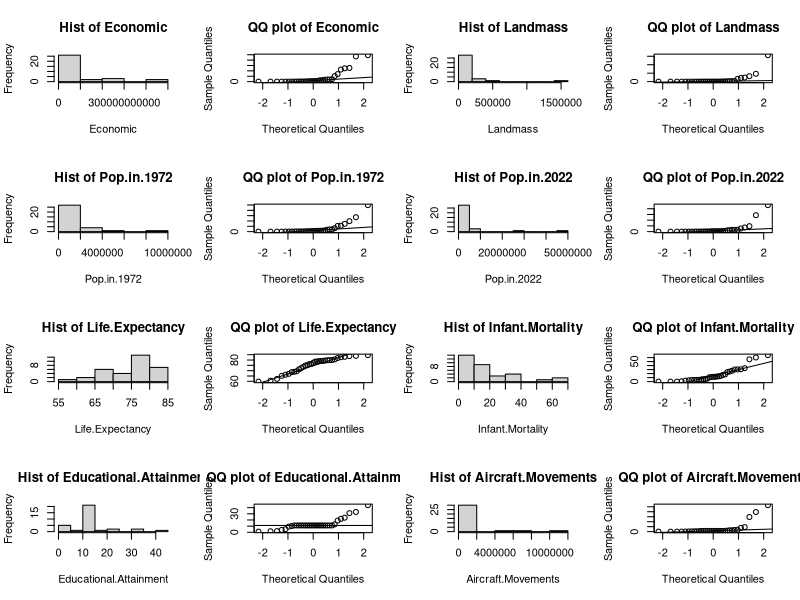
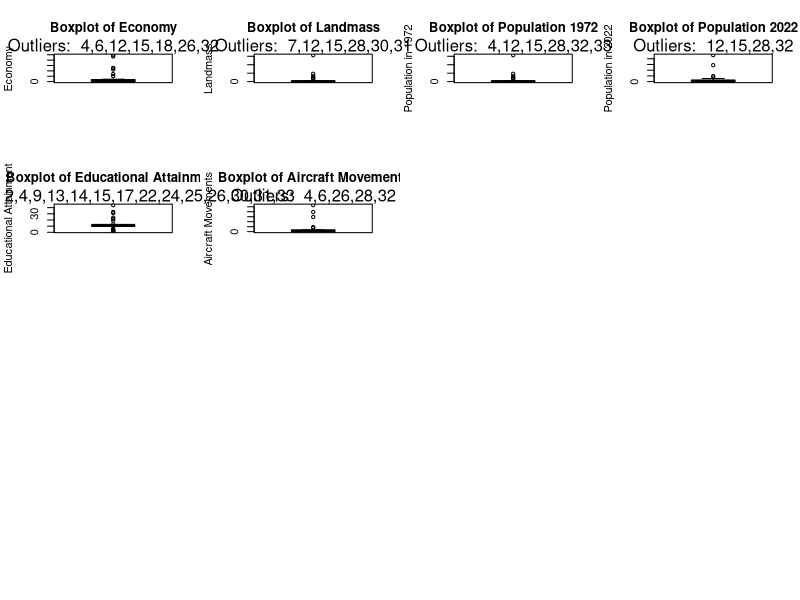
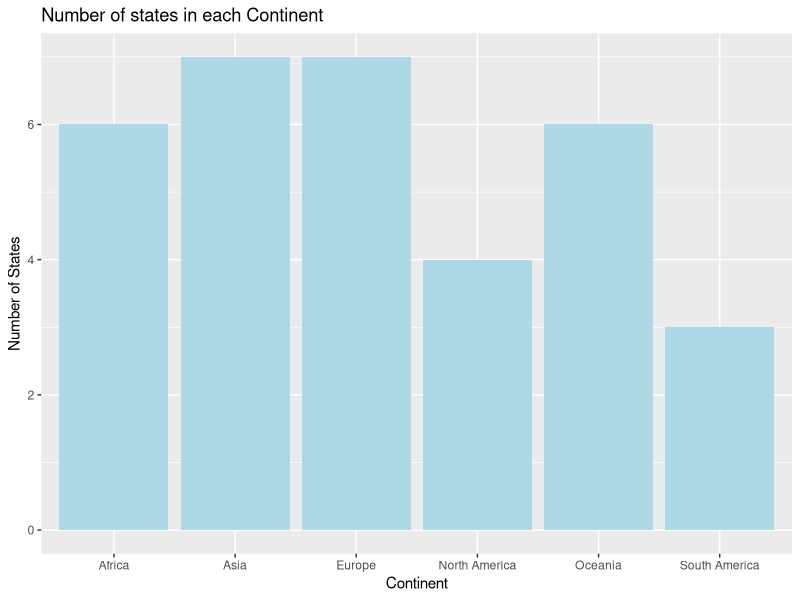
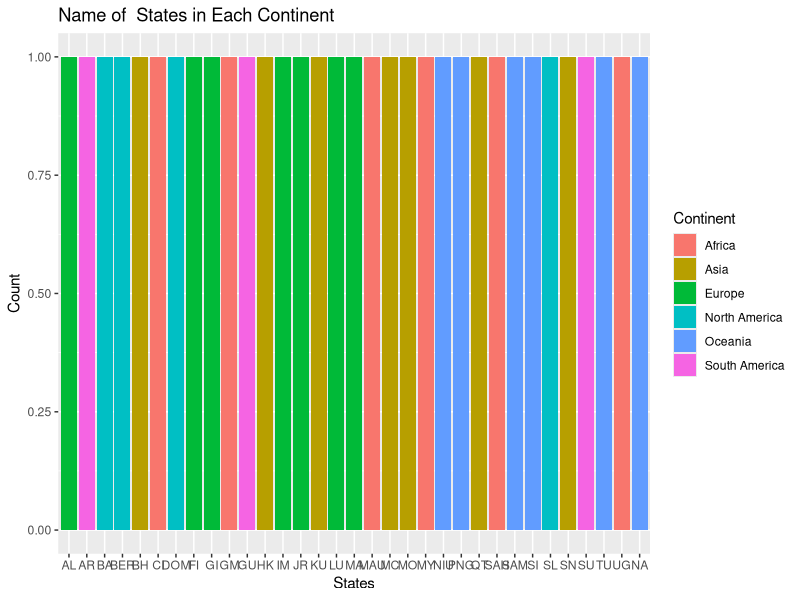
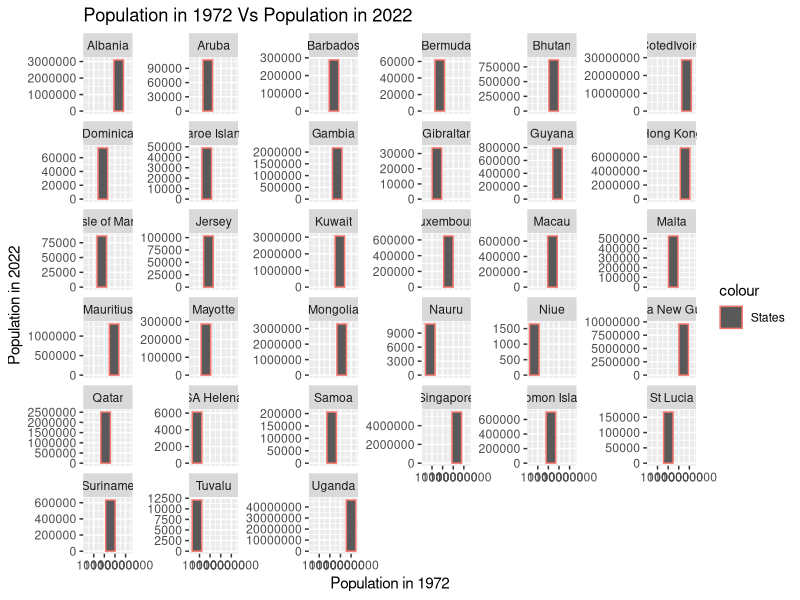
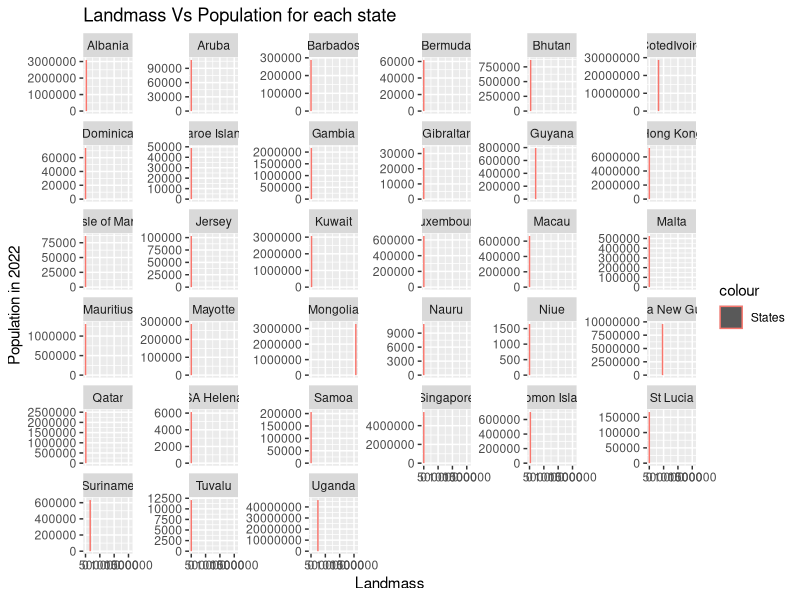
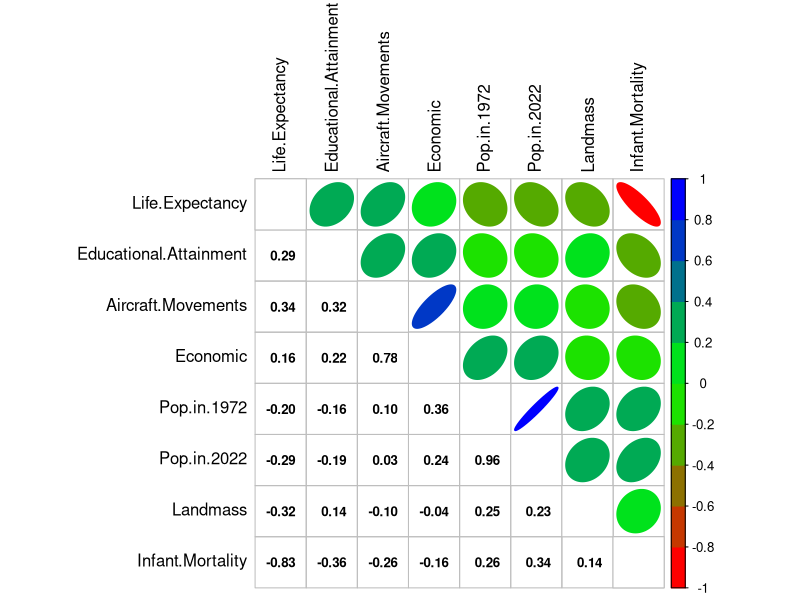
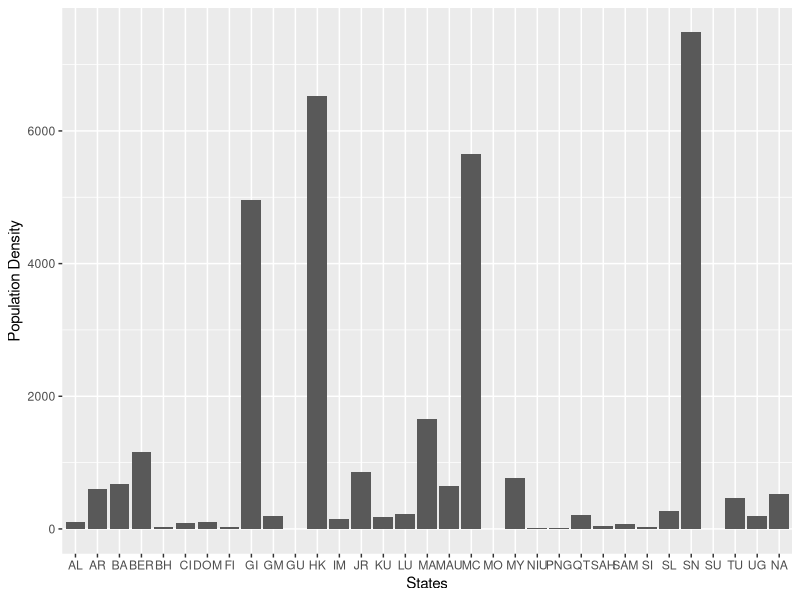

These figures' R source, in order:
dev.off()
setwd("C:/Users/True Gamer/OneDrive/Desktop/MyProject")
options(scipen = 999)
library(ggplot2)
library(corrplot)
library(ellipse)
data <- read.csv("clean_missing_aviation.csv")
names(data)
data$Educational.Attainment <- as.numeric(data$Educational.Attainment)
data$Aircraft.Movements <- as.numeric(data$Aircraft.Movements)
data$Economic <- as.numeric(data$Economic)
data$Official.Language <- as.character(data$Official.Language)
data$Pop.in.1972 <- as.numeric(data$Pop.in.1972)
data$Pop.in.2022 <- as.numeric(data$Pop.in.2022)
data$Continent <- as.factor(data$Continent)

summary(data)
for(i in 3:10){
  data[is.na(data[,i]),i] <- median(data[,i],na.rm=TRUE)
}

str(data)

col <- colnames(data)[3:10]
str(col)

par(mfrow = c(4,4))
for (i in 1:length(col)){
  sub_data = data[col[i]][,1]
  hist(sub_data, main = paste("Hist of",col[i], sep = " "),xlab = col[i])
  qqnorm(sub_data, main = paste("QQ plot of", col[i], sep = " "))
  qqline(sub_data)

}

#checking for outliers#
out <- boxplot.stats(data$Economic)$out
out_ind_eco <- which(data$Economic %in% c(out))
data[out_ind_eco,]
boxplot(data$Economic, ylab="Economy",main="Boxplot of Economy") 
mtext(paste("Outliers: ", paste(out_ind_eco, collapse = ",")))

out <- boxplot.stats(data$Landmass)$out
out_ind_land <- which(data$Landmass %in% c(out))
data[out_ind_land,]
boxplot(data$Landmass, ylab="Landmass",main="Boxplot of Landmass") 
mtext(paste("Outliers: ", paste(out_ind_land, collapse = ",")))

out <- boxplot.stats(data$Pop.in.1972)$out
out_ind_pop1972 <- which(data$Pop.in.1972 %in% c(out))
data[out_ind_pop1972,]
boxplot(data$Landmass, ylab="Population in 1972",main="Boxplot of Population 1972") 
mtext(paste("Outliers: ", paste(out_ind_pop1972, collapse = ",")))

out <- boxplot.stats(data$Pop.in.2022)$out
out_ind_pop2022 <- which(data$Pop.in.2022 %in% c(out))
data[out_ind_pop2022,]
boxplot(data$Pop.in.2022, ylab="Population in 2022",main="Boxplot of Population 2022") 
mtext(paste("Outliers: ", paste(out_ind_pop2022, collapse = ",")))

out <- boxplot.stats(data$Educational.Attainment)$out
out_ind_edu <- which(data$Educational.Attainment %in% c(out))
out_ind_edu
data[out_ind_edu,]
boxplot(data$Educational.Attainment, ylab="Educational Attainment",main="Boxplot of Educational Attainment") 
mtext(paste("Outliers: ", paste(out_ind_edu, collapse = ",")))

out <- boxplot.stats(data$Aircraft.Movements)$out
out_ind_air <- which(data$Aircraft.Movements %in% c(out))
out_ind_air
data[out_ind_air,]
boxplot(data$Aircraft.Movements, ylab="Aircraft Movements",main="Boxplot of Aircraft Movements") 
mtext(paste("Outliers: ", paste(out_ind_air, collapse = ",")))

#End of checking Outliers#

#Start of data visualization
number_continent <- ggplot(data, aes(x = Continent)) + geom_bar(fill = "lightblue") + ggtitle("Number of states in each Continent") + xlab("Continent") + ylab("Number of States")
number_continent

state_in_continent <- ggplot(data,aes(x=State.Abbreviations)) + geom_bar(aes(fill=Continent)) + ggtitle("Name of  States in Each Continent") + xlab("States") + ylab("Count")
state_in_continent

pop_state <- ggplot(data, aes(x=Pop.in.1972,y=Pop.in.2022)) + geom_col(aes(color="States"),position= "dodge")  + ggtitle("Population in 1972 Vs Population in 2022") + xlab("Population in 1972") + ylab("Population in 2022") + facet_wrap(.~States,scales="free_y",nrow=6) + scale_x_log10()
pop_state

land_state <- ggplot(data, aes(x=Landmass,y=Pop.in.2022)) + geom_col(aes(color="States"),position= "dodge")  + ggtitle("Landmass Vs Population for each state") + xlab("Landmass") + ylab("Population in 2022") + facet_wrap(.~States,scales="free_y",nrow=6)
land_state
dev.off()

num_col <- data[, 3:10]
corMatrix <- cor(as.matrix(num_col))
col <- colorRampPalette(c("red","green","blue"))
corrplot.mixed(corMatrix,order="AOE",tl.pos = "lt", lower="number",lower.col="black", upper="ellipse",upper.col=col(10),number.cex=0.8,tl.col="black")

model <- aov(data$Landmass ~ data$Pop.in.2022, data)
summary(model)

data$pop.density <- data$Pop.in.2022/data$Landmass

ggplot(data,aes(x=State.Abbreviations,y=pop.density)) + geom_col() + xlab("States") + ylab("Population Density")

model1 <- aov(data$pop.density ~ data$State.Abbreviations, data)
summary(model1)

data[,c("States","Life.Expectancy","Infant.Mortality")]

ggplot(data, aes(x=Continent, y=Life.Expectancy,fill=Continent)) + geom_violin(trim=FALSE) + geom_boxplot(width=0.1)

sub_data <- subset(data,Continent == "Africa" | Continent=="Asia"|Continent=="Oceania", select=c(State.Abbreviations, Life.Expectancy,Infant.Mortality, Continent))

sub_data$Continent <- as.factor(sub_data$Continent)
str(sub_data)

ggplot(sub_data,aes(x=State.Abbreviations,y=Life.Expectancy)) + geom_point(aes(color=Continent,size=8))

model2 <- aov(data$Life.Expectancy ~ data$Continent, data)
summary(model2)

model3 <- aov(sub_data$Life.Expectancy ~ sub_data$Continent, sub_data)
summary(model3)

model4 <- aov(data$Infant.Mortality ~ data$Continent, data)
summary(model4)

ggplot(data, aes(x=Continent, y=Infant.Mortality,fill=Continent)) + geom_violin(trim=FALSE) + geom_boxplot(width=0.1)

ggplot(sub_data,aes(x=State.Abbreviations,y=Infant.Mortality)) + geom_point(aes(color=Continent,size=8))

life_edu <- ggplot(data, aes(x=Life.Expectancy,y=Educational.Attainment)) + geom_point()  + ggtitle("Life Expectancy vs Educational Attainment for each State") + xlab("life Expectancy") + ylab("Educational Attainment") + facet_wrap(.~States,scales="free_y",nrow=6)
life_edu

model31 <- aov(data$Life.Expectancy ~ data$Educational.Attainment, data)
summary(model31)

ggplot(data,aes(x=Infant.Mortality,y=Life.Expectancy)) + geom_point(aes(size=Educational.Attainment,color=Continent))

edu_pop <- ggplot(data, aes(x=pop.density,y=Educational.Attainment,color=Continent)) + geom_point()  + ggtitle("Educational attainment per population area in each state and continent") + xlab("Population Density") + ylab("Educational Attainment") + facet_wrap(.~States,scales="free_y",nrow=6)
edu_pop

edu_eco <- ggplot(data, aes(x=Educational.Attainment,y=Economic,color=Continent)) + geom_point()  + ggtitle("Relationship between educational attainment and economy") + xlab("Educational Attainment(>25) that have minimum bacchelors") + ylab("Economy") + facet_wrap(.~States,scales="free_y",nrow=6)
edu_eco

edu_air <- ggplot(data, aes(x=Educational.Attainment,y=Aircraft.Movements,color=Continent)) + geom_point()  + ggtitle("Relationship between educational attainment and aricraft movements") + xlab("Educational Attainment(>25) that have minimum bacchelors") + ylab("Aircraft Movements") + facet_wrap(.~States,scales="free_y",nrow=6)
edu_air

edu_pop_area <- ggplot(data, aes(x=Educational.Attainment,y=pop.density,color=Continent)) + geom_point()  + ggtitle("Relationship between educational attainment per population area") + xlab("Educational Attainment(>25) that have minimum bacchelors") + ylab("Population per area") + facet_wrap(.~States,scales="free_y",nrow=6)
edu_pop_area

air_state <- ggplot(data,aes(x=State.Abbreviations,y=Aircraft.Movements)) + geom_col(fill="lightblue") + ggtitle("Aircraft Movements per state") + xlab("State Abbreviations") + ylab("Aircraft Movements")
air_state

air_state_con <- ggplot(data,aes(x=State.Abbreviations,y=Aircraft.Movements,fill=Continent)) + geom_col() + ggtitle("Aircraft Movements per state") + xlab("State Abbreviations") + ylab("Aircraft Movements")
air_state_con

ggplot(data, aes(x=Continent, y=Aircraft.Movements,fill=Continent)) + geom_violin(trim=FALSE) + geom_boxplot(width=0.1)

model4 <- aov(data$Aircraft.Movements ~ data$Continent, data)
summary(model4)

ggplot(data,aes(x=State.Abbreviations,y=Aircraft.Movements)) + geom_point(aes(size=pop.density)) + ggtitle("Aircraft movements per population area per state") + xlab("States") + ylab("Aircraft Movements")
ggplot(data,aes(x=State.Abbreviations,y=Economic)) + geom_col(aes(fill=Continent)) + ggtitle("Economy per state") + xlab("States") + ylab("Economy")

sub_state <- subset(data,State.Abbreviations=="BER"|State.Abbreviations=="FI"|State.Abbreviations=="IM"|State.Abbreviations=="NIU"|State.Abbreviations=="SAH"|State.Abbreviations=="TU",select=c(State.Abbreviations,Economic,Continent))
sub_state

sub_state_con <- ggplot(sub_state,aes(x=State.Abbreviations,y=Economic)) + geom_col(aes(fill=Continent)) + ggtitle("States that have the least economy") + xlab("States") + ylab("Economy")
sub_state_con

ggplot(data,aes(x=Aircraft.Movements,y=Economic)) + geom_point(aes(shape=Continent,size=2)) + ggtitle("Relation between Economic and Aircraft Movements") + xlab("Aircraft Movements") + ylab("Economy") + facet_wrap(.~States,scales="free_y",nrow=6)

data$Official.Language <- as.factor(data$Official.Language)

data$Official.Language

ggplot(data,aes(x=State.Abbreviations,y=Pop.in.2022)) + geom_col(aes(fill=Official.Language)) + ggtitle("Official Language spoken vs Population") + xlab("Language") + ylab("Population")

#End of Data Visualization#
